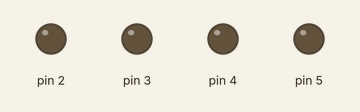
This sketch was run on a simulated Arduino Uno, built with avr-gcc and run on an emulated ATmega328P. On the bench: output pins drawn as LEDs (lit = HIGH).

Above: at 0.4 s.
At 0.9 s:
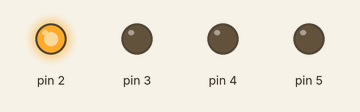
At 1.3 s:
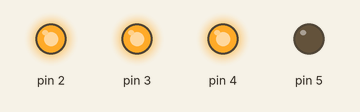
At 1.7 s:
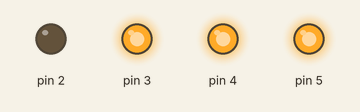
At 2.1 s:
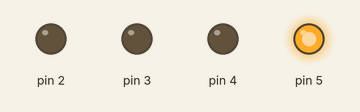
At 3.5 s:
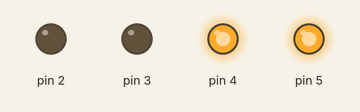
Timing chart, 0 to 3.8 s (numbered marks = the images above):
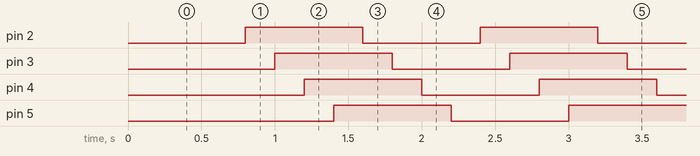

Measured:
- by itself, pin 2–5: alternates HIGH for 0.80 s and LOW for 0.80 s
- by itself, everything shown: repeats every 1.6 s, in 8 steps

The sketch:

Code.ino
```cpp
int BASE = 2 ;  // I/O pin connected to the first relay
int NUM = 4;   //total number of all relays
void setup()
{
  for (int i = BASE; i < BASE + NUM; i ++)
  {
    pinMode(i, OUTPUT);   //set digital I/O pin as output
  }
}
void loop()
{
  for (int i = BASE; i < BASE + NUM; i ++)
  {
    digitalWrite(i, LOW);    //set digital I/O pin as ‘low’, i.e. turning off the relay gradually
 delay(200);        //delay
  }
  for (int i = BASE; i < BASE + NUM; i ++)
  {
    digitalWrite(i, HIGH);    // set digital I/O pin as ‘high’， i.e. turning on the relay gradually
delay(200);        //delay
  }
}
```
